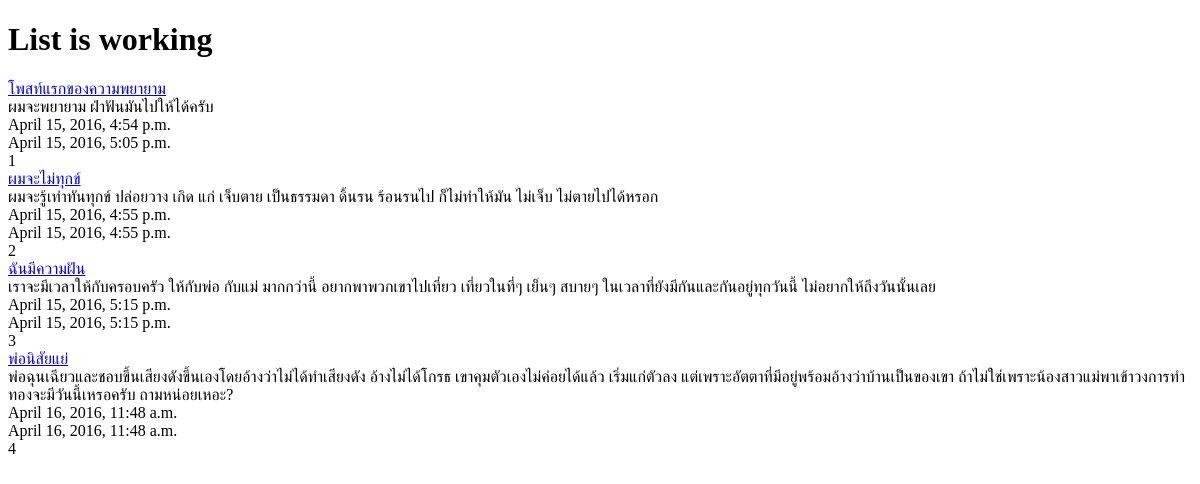
The app's page /posts/, older data.
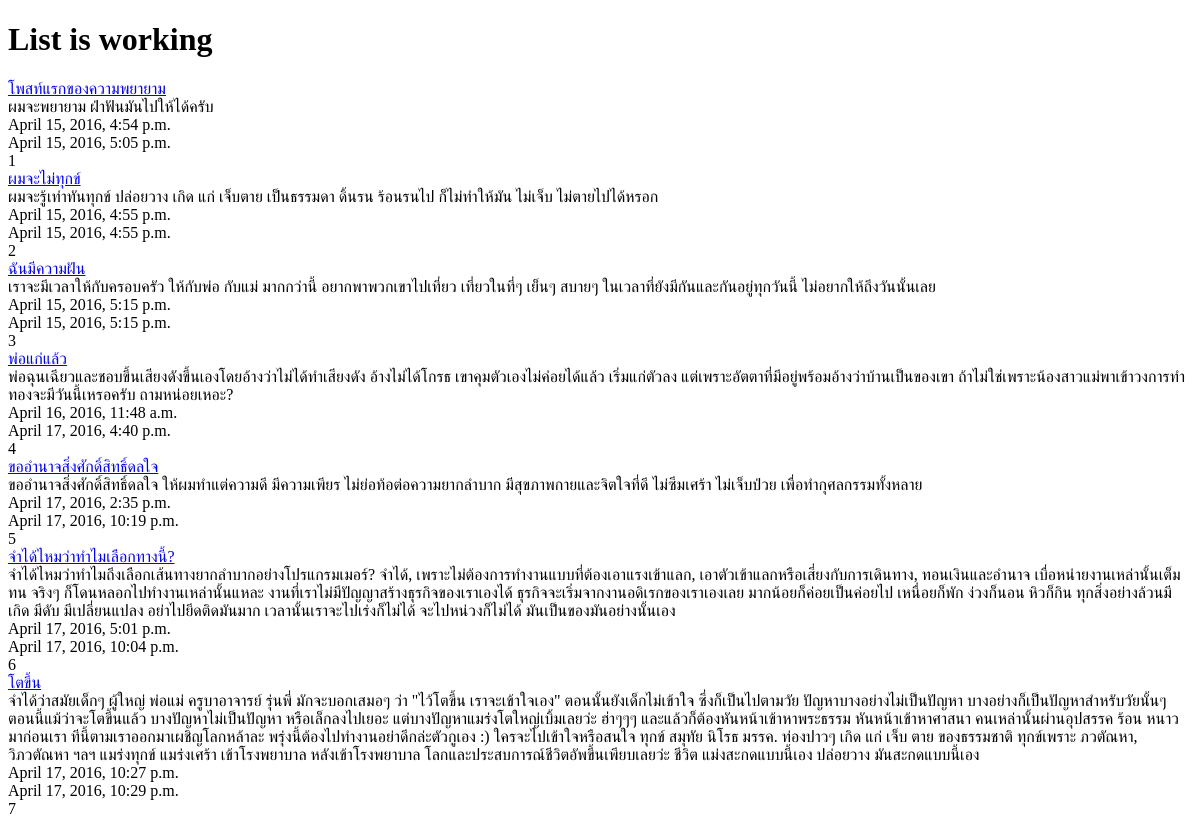
The same page, newer data.
### posts/models.py (models this page shows, shortened)
class Post(models.Model):
    title = models.CharField(max_length=120)
    content = models.TextField()
    updated = models.DateTimeField(auto_now=True, auto_now_add=False)
    timestamp = models.DateTimeField(auto_now=False, auto_now_add=True)

### posts/views.py (the view)
def post_list(request):
    queryset = Post.objects.all()
    context = {
        "title" : "List",
        "object_list" : queryset
    }
    return render(request, "index.html", context)

### posts/templates/index.html (shortened to what this page needs)
<!DOCTYPE html>
<html lang="en">
<head>
    <h1>{{ title }} is working</h1>
    {% for obj in object_list %}
    <a href='{% url "detail" id=obj.id %}'> {{ obj.title }}</a></br>
    {{ obj.content }}</br>
    {{ obj.timestamp }}</br>
    {{ obj.updated }}</br>
    {{ obj.id }}</br>
    {% endfor %}
</head>
<body>
</body>
</html>

Row changes from the older to the newer data that the page shows:
changed Post id 4: title "พ่อนิสัยแย่" → "พ่อแก่แล้ว"; updated "April 16, 2016, 11:48 a.m." → "April 17, 2016, 4:40 p.m."
added Post: title "ขออำนาจสิ่งศักดิ์สิทธิ์ดลใจ", content "ขออำนาจสิ่งศักดิ์สิทธิ์ดลใจ ให้ผมทำแต่ความดี มีความเพียร ไม่ย่อท้อต่อความยากลำบาก มีสุขภาพกายและจิตใจที่ดี ไม่ซึมเศร้า ไม่เจ็บป่วย เพื่อทำกุศลกรรมทั้งหลาย", timestamp "April 17, 2016, 2:35 p.m.", updated "April 17, 2016, 10:19 p.m.", id "5"
added Post: title "จำได้ไหมว่าทำไมเลือกทางนี้?", content "จำได้ไหมว่าทำไมถึงเลือกเส้นทางยากลำบากอย่างโปรแกรมเมอร์? จำได้, เพราะไม่ต้องการทำงานแบบที่ต้องเอาแรงเข้าแลก, เอาตัวเข้าแลกหรือเสี่ยงกับการเดินทาง, ทอนเงินและอำนาจ เบื่อหน่ายงานเหล่านั้นเต็มทน จริงๆ ก็โดนหลอกไปทำงานเหล่านั้นแหละ งานที่เราไม่มีปัญญาสร้างธุรกิจของเราเองได้ ธุรกิจจะเริ่มจากงานอดิเรกของเราเองเลย มากน้อยก็ค่อยเป็นค่อยไป เหนื่อยก็พัก ง่วงก็นอน หิวก็กิน ทุกสิ่งอย่างล้วนมีเกิด มีดับ มีเปลี่ยนแปลง อย่าไปยึดติดมันมาก เวลานั้นเราจะไปเร่งก็ไม่ได้ จะไปหน่วงก็ไม่ได้ มันเป็นของมันอย่างนั้นเอง", timestamp "April 17, 2016, 5:01 p.m.", updated "April 17, 2016, 10:04 p.m.", id "6"
added Post: title "โตขึ้น", content "จำได้ว่าสมัยเด็กๆ ผู้ใหญ่ พ่อแม่ ครูบาอาจารย์ รุ่นพี่ มักจะบอกเสมอๆ ว่า \"ไว้โตขึ้น เราจะเข้าใจเอง\" ตอนนั้นยังเด็กไม่เข้าใจ ซึ่งก็เป็นไปตามวัย ปัญหาบางอย่างไม่เป็นปัญหา บางอย่างก็เป็นปัญหาสำหรับวัยนั้นๆ ตอนนี้แม้ว่าจะโตขึ้นแล้ว บางปัญหาไม่เป็นปัญหา หรือเล็กลงไปเยอะ แต่บางปัญหาแมร่งโตใหญ่เบิ้มเลยว่ะ ฮ่าๆๆๆ และแล้วก็ต้องหันหน้าเข้าหาพระธรรม หันหน้าเข้าหาศาสนา คนเหล่านั้นผ่านอุปสรรค ร้อน หนาวมาก่อนเรา ทีนี้ตามเราออกมาเผชิญโลกหล้าละ พรุ่งนี้ต้องไปทำงานอย่าดึกล่ะตัวกูเอง :) ใครจะไปเข้าใจหรือสนใจ ทุกข์ สมุทัย นิโรธ มรรค. ท่องปาวๆ เกิด แก่ เจ็บ ตาย ของธรรมชาติ ทุกข์เพราะ ภวตัณหา, วิภวตัณหา ฯลฯ แมร่งทุกข์ แมร่งเศร้า เข้าโรงพยาบาล หลังเข้าโรงพยาบาล โลกและประสบการณ์ชีวิตอัพขึ้นเพียบเลยว่ะ ชีวิต…", timestamp "April 17, 2016, 10:27 p.m.", updated "April 17, 2016, 10:29 p.m.", id "7"
